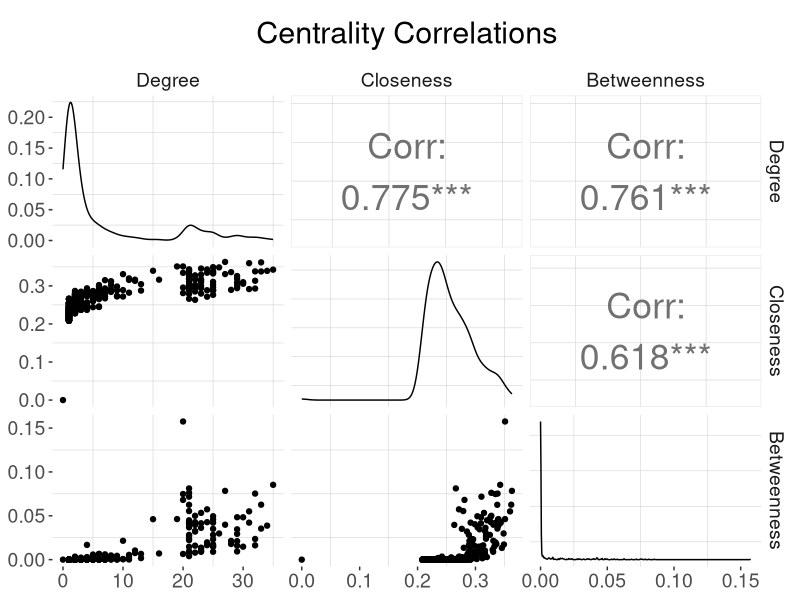

Write R code to recreate this figure.
## ---- chunk 1
library(tidyverse)
library(GGally)
## ---- chunk 2
dat = read_csv("centr_corr.csv")[,2:4]
## ---- chunk 3
setwd("..")
pdf("outputs/centrality_correlations.pdf")
ggpairs(dat, title = "Centrality Correlations", upper = list(continuous = wrap("cor", size = 9))) + 
  theme(plot.title = element_text(
    size = 22, # Enlarge & center title
    margin = margin(10, 0, 10, 0), 
    hjust = .5),
    axis.title = element_text(size = 14),
    axis.text = element_text(size = 14),
    strip.text.x = element_text(size = 14),
    strip.text.y = element_text(size = 14),
    strip.background = element_blank(),
    legend.position="none",
    panel.grid.minor = element_line(color = "#D3D3D3", size = 0.2),
    panel.grid.major = element_blank(),
    panel.background = element_blank()
  )
dev.off()
